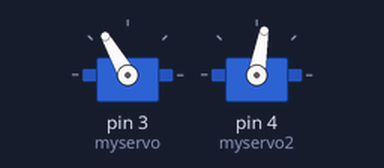
Simulated run of this sketch. Board: Arduino Uno, built with avr-gcc and run on an emulated ATmega328P. Parts: 2 × servo.

Above: at 0.05 s.
Timing chart, 0 to 3.0 s (numbered marks = the images above):
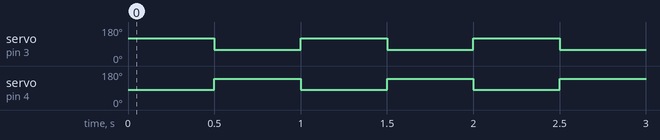

The sketch:

Servo.ino
```cpp
// Controlling a servo position using a potentiometer (variable resistor)
// by Michal Rinott <http://people.interaction-ivrea.it/m.rinott>

#include <Servo.h>

Servo myservo;  // create servo object to control a servo
Servo myservo2;  // create servo object to control a servo


void setup()
{
  myservo.attach(3);  // attaches the servo on pin 9 to the servo object
  myservo2.attach(4);  // attaches the servo on pin 9 to the servo object

}

void loop()
{
  myservo.write(120);                  // sets the servo position according to the scaled value
  myservo2.write(80);                  // sets the servo position according to the scaled value
  delay(500);                           // waits for the servo to get there
  myservo.write(60);
  myservo2.write(140);
  delay(500);
}
```

Measured:
- by itself, servo on pin 3 (myservo): alternates 120° for 0.50 s and 60° for 0.50 s
- by itself, servo on pin 4 (myservo2): alternates 140° for 0.50 s and 80° for 0.50 s
